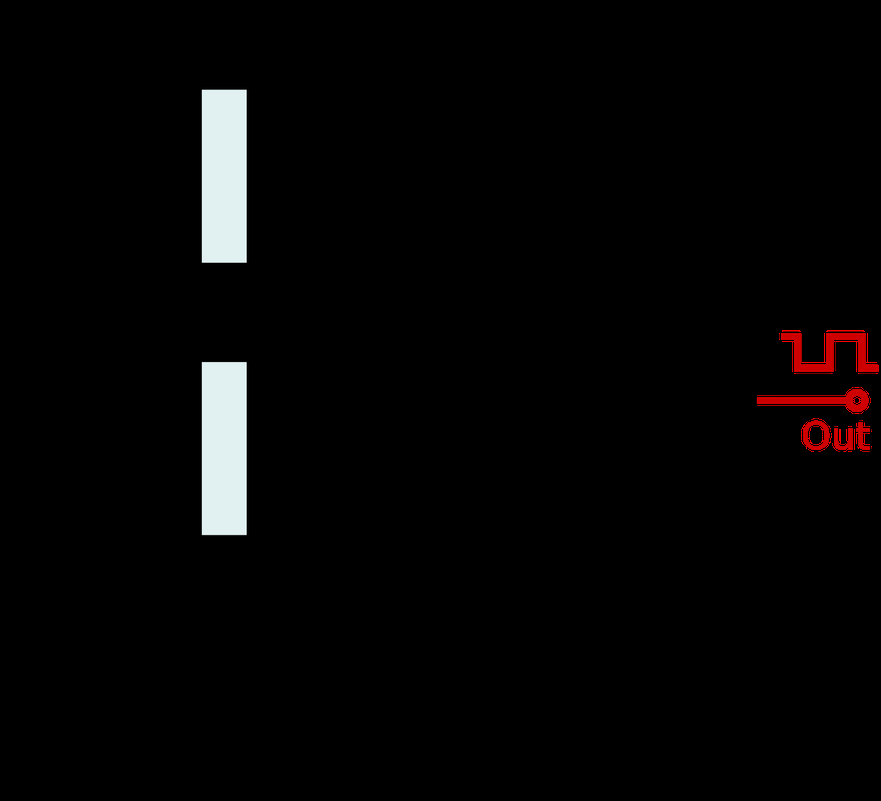
%> input picture POZA.png, 881 x 801 px, shrunk from 1200 x 1091 before the run
$ octave script555.m   (GNU Octave 9; MATLAB toolbox functions it lacks are replaced by stand-ins)
%> lines starting %> are read from the running program, lines starting %| are printed output that depends on the picture
### functie555.m
function functie555(r1, r2, c, VCC, numar_perioade,z,k,m,timp_low,timp_high,h,kl)
%> called with r1 = 10, r2 = 5, c = 10, VCC = 10, numar_perioade = 2, z = 1, k = 0, m = 0

%creearea figurii 3 cu configuratii NE555
fig3 = figure('NumberTitle', 'off', 'Name', 'NE555 Configuratii');
set(gcf, 'Position', get(0, 'Screensize'));


%Circuit Bistabil

t = imread('poza.png');
%> t is the input picture: size 801x881x3 uint8; mean R, G, B 6.2, 5.3, 5.3
ax_image4 = axes('Position', [0 0.1 0.25 0.4]);
imshow(t, 'Parent', ax_image4);


%Circuit Monostabil

R = imread('poza2taiata.png');
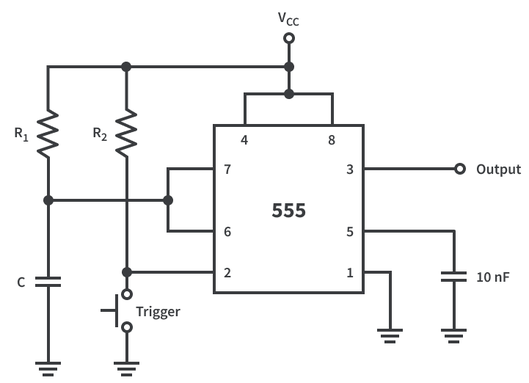
%> input picture poza2taiata.png, 529 x 383 px, shrunk from 721 x 522 before the run
%> R is the input picture: size 383x529x3 uint8; mean R, G, B 244.9, 245, 245.2
ax_image5 = axes('Position', [0.5 0.2 0.25 0.3]);
imshow(R, 'Parent', ax_image5);


%Output Monostabil

Z = imread('TOC.png');
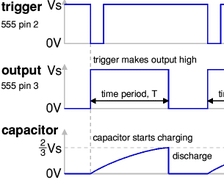
%> input picture TOC.png, 224 x 180 px, shrunk from 305 x 245 before the run
%> Z is the input picture: size 180x224x3 uint8; mean R, G, B 234.8, 234.8, 240
ax_image8 = axes('Position', [0.74 0.06 0.25 0.45]);
imshow(Z, 'Parent', ax_image8);


%Formula Monostabil

%> the run ends on the next line
O = imread('TTOC.png');
ax_image9 = axes('Position', [0.62 0.06 0.1 0.1]);
imshow(O, 'Parent', ax_image9);


%Linie Verticala

lineX = 0.5; % Poziția liniei verticale (modificați după necesități)
annotation(fig3, 'line', [lineX, lineX], [0, 1], 'Color', 'k', 'LineWidth', 2);


%Formule Bistabil

L = imread('formule.png');
ax_image6 = axes('Position', [0.25 0.08 0.15 0.15]); % Modificați valorile pentru a ajusta poziția și dimensiunile axei
imshow(L, 'Parent', ax_image6);


%Imagine Bistabil

J = imread('OC.png');
ax_image7 = axes('Position', [0.23 0.24 0.25 0.25]); % Modificați valorile pentru a ajusta poziția și dimensiunile axei
imshow(J, 'Parent', ax_image7);

KO = imread('DUTY.png');
ax_image8 = axes('Position', [0.01 0.0 0.2 0.14]); % Modificați valorile pentru a ajusta poziția și dimensiunile axei
imshow(KO, 'Parent', ax_image8);

%Titul Bistabil

annotation(fig3, 'textbox', [0.2, 0.7, 0.95, 0.3], 'String', ...
    [' Circuit Astabil', newline...
    ], 'FontSize', 17, 'FitBoxToText', 'on','Interpreter', 'latex');


%Teorie Bistsabil

annotation(fig3, 'textbox', [0.02, 0.6, 1, 0.3], 'String', ...
    [' Timer IC 555 poate fi folosit cu câteva componente simple' newline...
    ' pentru a construi un circuit astabil care produce o „undă pătrată".' newline ...
    ' Aceasta este o formă de undă digitală cu tranziții ascuțite între scăzut (0V)' newline...
    ' și ridicat (+Vs), duratele stărilor scăzute și ridicate pot fi diferite.' newline...
    ' Circuitul este numit astable deoarece nu este stabil în nicio stare:' newline...
    ' ieșirea se schimbă continuu între „scăzut și „înalt".' newline...
    'Perioada de timp (T) a undei pătrate este timpul pentru un ciclu complet,' newline...
    ' dar adesea este mai bine să luăm în considerare frecvența (f)' newline...
    ', care este numărul de cicluri pe secundă.' newline...
    'Alegeți R1 pentru a oferi perioada de timp de care aveți nevoie. ' newline...
    'R1 ar trebui să fie în intervalul 1kohm până la 1Mohm,' newline...
    'deci utilizați un rezistor fix de cel puțin 1kohm în serie dacă R1 este variabil.'
    ], 'FontSize', 17, 'FitBoxToText', 'on','Interpreter', 'latex');


%Titlu Monostabil

annotation(fig3, 'textbox', [0.69, 0.7, 0.95, 0.3], 'String', ...
    [' Circuit Monostabil', newline...
    ], 'FontSize', 17, 'FitBoxToText', 'on','Interpreter', 'latex');


%Teorie Monostabil

annotation(fig3, 'textbox', [0.55, 0.5, 1, 0.4], 'String', ...
    [' Timer IC 555 poate fi folosit cu câteva componente simple ' newline...
    'pentru a construi un circuit monostabil care produce un singur impuls' newline...
    ' de ieșire atunci când este declanșat. Se numește monostabil deoarece ' newline...
    ' este stabil într-o singură stare: „ieșire scăzută". ' newline...
    'Starea „ieșire ridicată" este temporară.' newline...
    'Durata impulsului se numește perioada de timp (T) și aceasta ' newline...
    'este determinată de rezistența R1 și condensatorul C1.' newline...
    ' Alegerea R1 și C1 .Alegeți mai întâi C1 pentru că' newline...
    ' sunt relativ puține valori disponibile.Alegeți R1 pentru a oferi' newline...
    ' perioada de timp de care aveți nevoie. R1 ar trebui să fie în intervalul' newline...
    ' 1kohm până la 1Mohm, deci utilizați un rezistor fix de cel puțin 1kohm' newline...
    ' în serie dacă R1 este variabil.'
    ], 'FontSize', 16, 'FitBoxToText', 'on','Interpreter', 'latex');


%Butoane intoarcere pagini

uicontrol("Style","pushbutton",...
    "String",'Inchideti Pagina',...
    "Units","normalized",...
    "Position",[0.4 0.12 0.1 0.07], ...
    "Callback","close")

uicontrol("Style","pushbutton",...
        "String","Teorie NE555",...
        "Units","normalized",...
        "Position",[0.5 0.12 0.1 0.07],...
        "Callback",'m=0,h=0,k=1,close, functie555(r1, r2, c, VCC, numar_perioade,z,k,m,timp_low,timp_high,h)')

uicontrol("Style","pushbutton",...
    "String",'Simulare NE555',...
    "Units","normalized",...
    "Position",[0.4 0.03 0.2 0.07], ...
    "Callback",'m=1,h=0,k=0,close, functie555(r1, r2, c, VCC, numar_perioade,z,k,m,timp_low,timp_high,h),buton_semnale')


%creearea figurei 2 cu Teorie NE555

   fig2=figure('NumberTitle','off','Name','NE555 Teorie');
set(gcf, 'Position', get(0, 'Screensize'));


%Afisare pagina Teorie poza de sus

y = imread('poza4.png');
ax_image3 = axes('Position', [0.65 0.2 0.3 0.35]); % Modificați valorile pentru a ajusta poziția și dimensiunile axei
imshow(y, 'Parent', ax_image3);


%Afisare pagina Teroie poza de jos

l = imread('poza3.png');
ax_image2 = axes('Position', [0.65 0.6  0.3 0.35]); % Modificați valorile pentru a ajusta poziția și dimensiunile axei
imshow(l, 'Parent', ax_image2);


%Teorie Ne555

annotation(fig2, 'textbox', [0.05, 0.2, 0.1, 0.8], 'String', ...
    sprintf([' Temporizatorul 555 cu 8 pini trebuie să fie unul dintre cele mai utile circuite integrate realizate vreodată' newline ...
    'și este folosit în multe proiecte. Cu doar câteva componente externe ' newline ...
    'poate fi folosit pentru a construi multe circuite, nu toate implică sincronizare!' newline ...
    'Alimentare 555 (pinii 1 și 8) ' newline ...
    'Temporizatorul 555 poate fi utilizat cu o tensiune de alimentare (Vs) ' newline ...
    'în intervalul 4,5V până la 15V  (18V este maximul absolut).' newline ...
    'Pinul 1 se conectează la 0V. Pinul 8 se conectează la sursa pozitivă +Vs.' newline ...
    '555 intrare de declanșare (pin 2)' newline...
    'Când este mai mică de 1/3 Vs („activ scăzut"),aceasta face ieșirea ridicată (+Vs). ' newline...
    'Are o impedanță de intrare mare de cel puțin 2 Mohm.' newline ...
    ' Monitorizează descărcarea condensatorului de temporizare într-un circuit astable.' newline...
    '555 intrare de control (pin 5)' newline...
    'Aceasta poate fi folosită pentru a regla tensiunea de prag ' newline...
    ' care este setată intern la 2/3 Vs. De obicei, această funcție nu este necesară ' newline...
    ' și intrarea de control este adesea lăsată neconectată.' newline...
    ' Dacă zgomotul electric este probabil să fie o problemă, un condensator de 0,01µF poate fi conectat ' newline...
    ' între intrarea de control și 0V pentru a oferi o anumită protecție.' newline...
    ' Intrare prag 555 (pin 6)' newline...
    ' Când este mai mare de 2/3 Vs („activ ridicat"), aceasta face ieșirea scăzută (0V).' newline...
    ' Are o impedanță mare de intrare de aproximativ 10 Mohm.' newline...
    ' Monitorizează încărcarea condensatorului de temporizare în circuite astable și monostabile.' newline...
    ' cu condiția ca intrarea de declanșare să fie mai mare de 1/3 Vs,' newline...
    ' în caz contrar, intrarea de declanșare va depăși intrarea de prag și va menține ieșirea ridicată (+Vs).' newline...
    '555 de descărcare (pin 7)' newline...
    'Când ieșirea 555 (pin 3) este scăzută, pinul de descărcare este conectat la 0V intern.' newline...
    ' Funcția sa este de a descărca condensatorul de sincronizare în circuite astable și monostabile.' newline...
    '555 intrare de resetare (pin 4)' newline...
    'Când este mai mică de aproximativ 0,7 V („activ scăzut"), aceasta face ieșirea scăzută (0V)' newline...
    ', suprascriind celelalte intrări. Când nu este necesar, ar trebui să fie conectat la +Vs.' newline...
    ' Are o impedanță de intrare de aproximativ 10 kohm.'
    ]), 'FontSize', 18, 'FitBoxToText', 'on','Interpreter', 'latex');


%Butoane interconexiune pagini

uicontrol("Style","pushbutton",...
    "String",'Inchideti Pagina',...
    "Units","normalized",...
    "Position",[0.70 0.12 0.1 0.07], ...
    "Callback","close")

uicontrol("Style","pushbutton",...
    "String",'Pagina Configuratii NE555',...
    "Units","normalized",...
    "Position",[0.8 0.12 0.1 0.07],...
 "Callback",'h=1,close, functie555(r1, r2, c, VCC, numar_perioade,z,k,m,timp_low,timp_high,h)')
uicontrol("Style","pushbutton",...
    "String",'Simulare NE555',...
    "Units","normalized",...
    "Position",[0.70 0.03 0.2 0.07], ...
    "Callback",'m=1,close, functie555(r1, r2, c, VCC, numar_perioade,z,k,m,timp_low,timp_high,h); buton_semnale;')


%Creare Figura Simulare NE555

fig=figure('NumberTitle','off','Name','NE555 Simulare','Visible','off',...
    "Tag","fereastra");
   set(gcf, 'Position', get(0, 'Screensize'));


%Setare minim si maxim pt. Slider

minims=1;
maxims=10;


%Popup meniu

pop=uicontrol("Style","popupmenu",...
    "Units","normalized",...
    "Value",1,...
    "String"," Astabil | Monostabil ",...
    "Position",[0.23 0.79 0.1 0.15],...
    "Callback",'z=get(gco,''Value''),close, functie555(r1, r2, c, VCC, numar_perioade,z,k,m,timp_low,timp_high,h),buton_semnale;') ;


%setare butoanelor pentru interconexiune

    if h == 1
        set(fig2, 'Visible', 'off')
        set(fig, 'Visible', 'off')
        set(fig3, 'Visible', 'on')
    elseif m == 1
        set(fig2, 'Visible', 'off')
        set(fig, 'Visible', 'on')
        set(fig3, 'Visible', 'off')

    else
        set(fig2, 'Visible', 'on')
        set(fig, 'Visible', 'off')
        set(fig3, 'Visible', 'off')
    end


%Intrade in caz Astabil
 j = uipanel("Units","normalized" ,...
      "Position",[0.05 0.6 0.15 0.3]);

if z==1

    set(pop,'value',1)

    %Interconexiune pagini
    uicontrol("Style","pushbutton",...
        "String","Teorie NE555",...
        "Units","normalized",...
        "Position",[0.23 0.75 0.1 0.04],...
        "Callback",'m=0,close,functie555(r1, r2, c, VCC, numar_perioade,z,k,m,timp_low,timp_high,h)')

    uicontrol("Style","pushbutton",...
    "String",'Pagina Configuratii NE555',...
    "Units","normalized",...
    "Position",[0.23 0.7 0.1 0.04],...
    "Callback",'h=1,close, functie555(r1, r2, c, VCC, numar_perioade,z,k,m,timp_low,timp_high,h)')

    uicontrol("Style","pushbutton",...
    "String",'Inchideti Pagina',...
    "Units","normalized",...
    "Position",[0.23 0.65 0.1 0.04], ...
    "Callback","close")


    % UI Controls pentru valorile componentelor
    uicontrol("Style","text",...
        "Units","normalized",...
        "String","Valorile Componentelor",...
        "Position",[0.07 0.9 0.1 0.05],...
        "FontSize",16)

% UI Controls pentru valorile componentelor
    uicontrol("Style","text",...
        "Units","normalized",...
        "String","Parametrii de Iesire",...
        "Position",[0.37 0.9 0.1 0.05],...
        "FontSize",16)


% Ui Control pentru valorile rezistentei R1
    uicontrol("Style","text",...
        "String","R1",...
        "Units","normalized",...
        "Position",[0.1 0.8 0.2 0.1],...
    "Parent",j)

 BR1=   uicontrol("Style","edit",...
        "String",r1,...
        "Units","normalized",...
        "Position",[0.4 0.8 0.2 0.1],...
        "Tag","rezistenta1",...
    "Callback",'buton_semnale',...
    "Parent",j);

Bk=uicontrol("Style","popupmenu",...
        "String","Ω | KΩ | MΩ",...
        "Units","normalized",...
        "Tag","popu",...
        "Position",[0.7 0.8 0.2 0.1],...
    "Parent",j,...
    "Value",1,...
    "Callback",'buton_semnale' )


 if r1 > 100
    errordlg('Valoarea introdusă depășește limita permisă.Reveniti la partea de teorie.', 'Eroare');
    close(fig);
    return;
 end

  if r1 <1
    errordlg('Valoarea introdusă depășește limita permisă.Reveniti la partea de teorie.', 'Eroare');
    close(fig);
    return;
 end
 if r1 == 0
    errordlg('Valoarea introdusă depășește limita permisă.Reveniti la partea de teorie.', 'Eroare');
    close(fig);
    return;
 end
% Ui Control pentru valorile rezistentei R2
    uicontrol("Style","text",...
        "String","R2",...
        "Units","normalized",...
        "Position",[0.1 0.6 0.2 0.1],...
    "Parent",j)

   BR2= uicontrol("Style","edit",...
        "String",r2,...
        "Units","normalized",...
        "Position",[0.4 0.6 0.2 0.1],...
        "Tag","rezistenta2",...
    "Callback",'buton_semnale',...
    "Parent",j);

Bk2=uicontrol("Style","popupmenu",...
        "String","Ω | KΩ | MΩ",...
        "Units","normalized",...
        "Tag","popu2",...
        "Position",[0.7 0.6 0.2 0.1],...
    "Parent",j,...
    "Value",1,...
    "Callback",'buton_semnale' )


 if r2 > 100
    errordlg('Valoarea introdusă depășește limita permisă.Reveniti la partea de teorie.', 'Eroare');
    close(fig);
    return;
 end

  if r2 <1
    errordlg('Valoarea introdusă depășește limita permisă.Reveniti la partea de teorie.', 'Eroare');
    close(fig);
    return;
 end

 if r1 == 0
    errordlg('Valoarea introdusă depășește limita permisă.Reveniti la partea de teorie.', 'Eroare');
    close(fig);
    return;
 end
    % Ui Control pentru valorile Condensatorului C
    uicontrol("Style","text",...
        "String","C",...
        "Units","normalized",...
        "Position",[0.1 0.4 0.2 0.1],...
    "Parent",j)

   BC= uicontrol("Style","edit",...
        "String",c,...
        "Units","normalized",...
        "Position",[0.4 0.4 0.2 0.1],...
        "Tag","condensator",...
    "Callback",'buton_semnale',...
    "Parent",j);

BC=uicontrol("Style","pop",...
         "String","F | mF | μF | nF",...
        "Units","normalized",...
        "Position",[0.7 0.4 0.2 0.1],...
        "Tag","popu3",...
    "Parent",j,...
    "Value",1,...
    "Callback",'buton_semnale' )


    % Ui Control pentru valorile Tensiunii VCC
    uicontrol("Style","text",...
        "String","VCC",...
        "Units","normalized",...
        "Position",[0.1 0.2 0.2 0.1],...
    "Parent",j)

    BP=uicontrol("Style","edit",...
        "String",VCC,...
        "Units","normalized",...
        "Position",[0.4 0.2 0.2 0.1],...
    "Parent",j,...
        "Tag","tensiune",...
    "Callback",'buton_semnale');

      Bro=uicontrol("Style","popupmenu",...
        "String","[V]",...
        "Units","normalized",...
        "Position",[0.7 0.2 0.2 0.1],...
    "Parent",j,...
    "Value",1,...
    "Enable","OFF")

   % Dacă valoarea depășește limita, afișează un mesaj de eroare și închide figura curentă

   if VCC > 15
    errordlg('Valoarea introdusă depășește limita permisă.Reveniti la partea de teorie.', 'Eroare');
    close(fig);
    return;
   end


   if VCC < 4.5
    errordlg('Valoarea introdusă depășește limita permisă.Reveniti la partea de teorie.', 'Eroare');
    close(fig);
    return;
    end


    %Citire imagine Astabil

    x = imread('POZA.png');


    %Ui Control pentru Slider
   uicontrol("Style","slider",...
        "Value",numar_perioade,...
        "Units","normalized",...
        "Position",[0.93,0.15,0.03,0.3],...
        "Min",minims,"Max",maxims,...
        "Callback",'numar_perioade=round(get(gcbo,''value'')),close, functie555(r1, r2, c, VCC, numar_perioade,z,k,m,timp_low,timp_high,h),buton_semnale')
   uicontrol("Style","text",...
       "String","Nr.Perioade",...
       "Units","normalized",...
       "Position",[0.92,0.1,0.05,0.05])


% Crearea axei pentru imagine Astabil
ax_image = axes('Position', [0 0.08 0.35 0.5]); % Modificați valorile pentru a ajusta poziția și dimensiunile axei

% Afisarea imaginii  Astabil
imshow(x, 'Parent', ax_image);


%Generare Semnal triunghi pentru incarcare si descarcare Condensator


end


%Incepere caz Monostabil
if z==2
    set (pop,"value",2)
    %Butoane Interconexiune Pagini

% UI Controls pentru valorile componentelor
    uicontrol("Style","text",...
        "Units","normalized",...
        "String","Parametrii de Iesire",...
        "Position",[0.37 0.9 0.1 0.05],...
        "FontSize",16)

     uicontrol("Style","pushbutton",...
        "String","Teorie NE555",...
        "Units","normalized",...
        "Position",[0.23 0.75 0.1 0.04],...
        "Callback",'m=0,close,functie555(r1, r2, c, VCC, numar_perioade,z,k,m,timp_low,timp_high,h)')

    uicontrol("Style","pushbutton",...
    "String",'Pagina Configuratii NE555',...
    "Units","normalized",...
    "Position",[0.23 0.7 0.1 0.04],...
    "Callback",'h=1,close, functie555(r1, r2, c, VCC, numar_perioade,z,k,m,timp_low,timp_high,h)')

    uicontrol("Style","pushbutton",...
    "String",'Inchideti Pagina',...
    "Units","normalized",...
    "Position",[0.23 0.65 0.1 0.04], ...
    "Callback","close")


      % UI Controls pentru valorile componentelor

    uicontrol("Style","text",...
        "Units","normalized",...
        "String","Valorile Componentelor",...
        "Position",[0.07 0.9 0.1 0.05],...
        "FontSize",16)


% Ui Control pentru valorile rezistentei R1

    uicontrol("Style","text",...
        "String","R1",...
        "Units","normalized",...
        "Position",[0.1 0.8 0.2 0.1],...
    "Parent",j)

 BR1=   uicontrol("Style","edit",...
        "String",r1,...
        "Units","normalized",...
        "Position",[0.4 0.8 0.2 0.1],...
        "Tag","rezistenta1",...
    "Callback",'buton_semnale',...
    "Parent",j);

Bk=uicontrol("Style","popupmenu",...
        "String","Ω | KΩ | MΩ",...
        "Units","normalized",...
        "Tag","popu",...
        "Position",[0.7 0.8 0.2 0.1],...
    "Parent",j,...
    "Value",1,...
    "Callback",'buton_semnale' )


    if r1 > 100
    errordlg('Valoarea introdusă depășește limita permisă.Reveniti la partea de teorie.', 'Eroare');
    close(fig);
    return;
    end
  if r1 ==0
    errordlg('Valoarea introdusă depășește limita permisă.Reveniti la partea de teorie.', 'Eroare');
    close(fig);
    return;
  end
  if r2 ==0
    errordlg('Valoarea introdusă depășește limita permisă.Reveniti la partea de teorie.', 'Eroare');
    close(fig);
    return;
  end


    % Ui Control pentru valorile rezistentei R2

    uicontrol("Style","text",...
        "String","R2",...
        "Units","normalized",...
        "Position",[0.1 0.6 0.2 0.1],...
    "Parent",j)

   BR2= uicontrol("Style","edit",...
        "String",r2,...
        "Units","normalized",...
        "Position",[0.4 0.6 0.2 0.1],...
        "Tag","rezistenta2",...
    "Callback",'buton_semnale',...
    "Parent",j);

Bk2=uicontrol("Style","popupmenu",...
        "String","Ω | KΩ | MΩ",...
        "Units","normalized",...
        "Tag","popu2",...
        "Position",[0.7 0.6 0.2 0.1],...
    "Parent",j,...
    "Value",1,...
    "Callback",'buton_semnale' )


 if r2 > 100
    errordlg('Valoarea introdusă depășește limita permisă.Reveniti la partea de teorie.', 'Eroare');
    close(fig);
    return;
 end

  if r2 <1
    errordlg('Valoarea introdusă depășește limita permisă.Reveniti la partea de teorie.', 'Eroare');
    close(fig);
    return;
 end
 if r2 ==0
    errordlg('Valoarea introdusă depășește limita permisă.Reveniti la partea de teorie.', 'Eroare');
    close(fig);
    return;
 end


    % Ui Control pentru valorile Condensatorului C
   uicontrol("Style","text",...
        "String","C",...
        "Units","normalized",...
        "Position",[0.1 0.4 0.2 0.1],...
    "Parent",j)

   BC= uicontrol("Style","edit",...
        "String",c,...
        "Units","normalized",...
        "Position",[0.4 0.4 0.2 0.1],...
        "Tag","condensator",...
    "Callback",'buton_semnale',...
    "Parent",j);

BC=uicontrol("Style","pop",...
         "String","F | mF | μF | nF",...
        "Units","normalized",...
        "Position",[0.7 0.4 0.2 0.1],...
        "Tag","popu3",...
    "Parent",j,...
    "Value",1,...
    "Callback",'buton_semnale' )

    % Ui Control pentru valorile Tensiunii VCC
   uicontrol("Style","text",...
        "String","VCC",...
        "Units","normalized",...
        "Position",[0.1 0.2 0.2 0.1],...
    "Parent",j)

    BP=uicontrol("Style","edit",...
        "String",VCC,...
        "Units","normalized",...
        "Position",[0.4 0.2 0.2 0.1],...
    "Parent",j,...
        "Tag","tensiune",...
    "Callback",'buton_semnale');

    Bro=uicontrol("Style","popupmenu",...
        "String","[V]",...
        "Units","normalized",...
        "Position",[0.7 0.2 0.2 0.1],...
    "Parent",j,...
    "Value",1,...
    "Enable","off")


    % Citirea imaginii Circuit Monostabil
    x = imread('poza2.png');
ax_image = axes('Position', [0.04 0.08 0.35 0.5]); % Modificați valorile pentru a ajusta poziția și dimensiunile axei
imshow(x, 'Parent', ax_image);


    % Slider

     uicontrol("Style","slider",...
        "Value",numar_perioade,...
        "Units","normalized",...
        "Position",[0.93,0.15,0.03,0.3],...
        "Min",minims,"Max",maxims,...
        "Callback",'numar_perioade=round(get(gco,''value'')),close, functie555(r1, r2, c, VCC, numar_perioade,z,k,m,timp_low,timp_high,h),buton_semnale')
      uicontrol("Style","text",...
       "String","Nr.Perioade",...
       "Units","normalized",...
       "Position",[0.92,0.1,0.05,0.05])


      %Buton Trigger

     uicontrol("Style","pushbutton",...
         "Units","normalized",...
         "String","Trigger",...
         "Position",[0.25 0.6 0.06 0.04],...
         "Callback",'k=1,close,functie555(r1, r2, c, VCC, numar_perioade,z,k,m,timp_low,timp_high,h),buton_semnale;')


    if k==1

   %Afisare Trigger cat a fost apasat
uicontrol("Style","edit",...
    "Units","normalized",...
    "enable","off",...
    "String",timp_low,...
    "Position",[0.18 0.55 0.06 0.04],...
   "Callback",'timp_low=str2num(get(gco,''string'')),close, functie555(r1, r2, c, VCC, numar_perioade,z,k,m,timp_low,timp_high,h);');

uicontrol("Style","text",...
    "Units","normalized",...
    "String","Timp Trigger Apasat[ms]",...
    "Position",[0.07 0.55 0.1 0.04])


%Afisare Trigger cat a fost apasat

uicontrol("Style","edit",...
    "Units","normalized",...
    "enable","off",...
    "String",timp_high,...
    "Position",[0.36 0.55 0.06 0.04],...
    "Callback",'timp_high=str2num(get(gco,''string'')),close, functie555(r1, r2, c, VCC, numar_perioade,z,k,m,timp_low,timp_high,h)');
uicontrol("Style","text",...
    "Units","normalized",...
    "String","Timp trigger neapasat[ms]",...
    "Position",[0.25 0.55 0.1 0.04])


    end

end

end

### script555.m
r1=10;
r2=5;
c=10;
VCC=10;
numar_perioade=2;
z=1;
k=0;
m=0;
timp_high = 3;
timp_low = 1;
h=0;
kl=1;
functie555(r1, r2, c, VCC, numar_perioade,z,k,m,timp_low,timp_high,h,kl)
